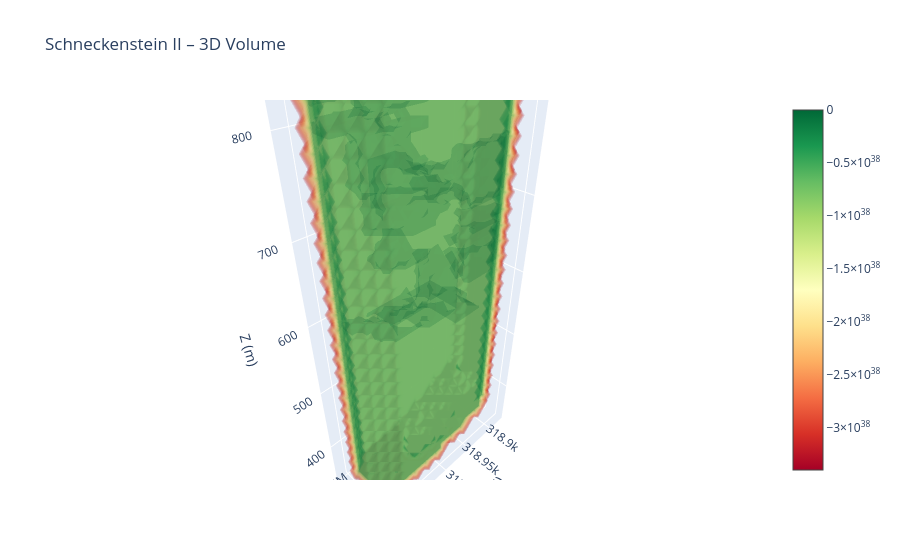

Notebook code cell kept with this figure:
### Code cell
# Meshgrid aufbauen – Reihenfolge muss zu data-shape (z,y,x) passen
Z, Y, X = np.meshgrid(z_coords, y_coords, x_coords, indexing='ij')

# Alles flatten
X_flat = X.flatten()
Y_flat = Y.flatten()
Z_flat = Z.flatten()
val_flat = np.array(data).flatten()

# NaN-Werte maskieren (NetCDF fill values)
mask = ~np.isnan(val_flat)

fig = go.Figure(data=go.Volume(
    x=X_flat[mask],
    y=Y_flat[mask],
    z=Z_flat[mask],
    value=val_flat[mask],
    isomin=np.nanpercentile(val_flat, 10),   # untere 10% ignorieren
    isomax=np.nanpercentile(val_flat, 90),   # obere 10% ignorieren
    opacity=0.1,          # niedrig halten für Durchsicht
    surface_count=20,     # mehr = feineres Rendering, aber langsamer
    colorscale='RdYlGn',
    caps=dict(x_show=False, y_show=False, z_show=False),  # sauberer ohne Caps
))

fig.update_layout(
    title='Schneckenstein II – 3D Volume',
    scene=dict(
        xaxis_title='X (UTM)',
        yaxis_title='Y (UTM)',
        zaxis_title='Z (m)',
        aspectmode='data'  # echte räumliche Proportionen
    )
)

fig.show()

### Figure 1 — Plotly figure (JSON) as saved in the notebook; plotly's stock layout.template omitted (floating-point values rounded to 4 significant figures; data arrays with more than 128 entries replaced by an {"elided": "..."} marker saying what was removed)
{"data": [{"caps": {"x": {"show": false}, "y": {"show": false}, "z": {"show": false}}, "colorscale": [[0, "rgb(165,0,38)"], [0.1, "rgb(215,48,39)"], [0.2, "rgb(244,109,67)"], [0.3, "rgb(253,174,97)"], [0.4, "rgb(254,224,139)"], [0.5, "rgb(255,255,191)"], [0.6, "rgb(217,239,139)"], [0.7, "rgb(166,217,106)"], [0.8, "rgb(102,189,99)"], [0.9, "rgb(26,152,80)"], [1, "rgb(0,104,55)"]], "isomax": 17, "isomin": -3.403e+38, "opacity": 0.1, "surface": {"count": 20}, "type": "volume", "value": {"elided": "12960 float values"}, "x": {"elided": "12960 float values"}, "y": {"elided": "12960 float values"}, "z": {"elided": "12960 float values"}}], "layout": {"scene": {"aspectmode": "data", "xaxis": {"title": {"text": "X (UTM)"}}, "yaxis": {"title": {"text": "Y (UTM)"}}, "zaxis": {"title": {"text": "Z (m)"}}}, "title": {"text": "Schneckenstein II – 3D Volume"}}}
